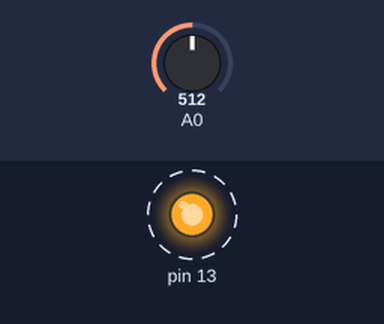
Recording of a sketch running on a simulated Arduino Uno, built with avr-gcc and run on an emulated ATmega328P. Shown: output pins drawn as LEDs (lit = HIGH). Dashed ring = blinking. Inputs (shaded band) come from the test bench; at power-on: A0 = 512. What the sketch prints to the serial monitor is not drawn.

Above: at 0.2 s.
Timing chart, 0 to 3.0 s (numbered marks = the images above):
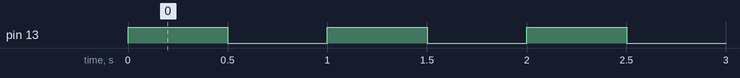

The sketch:

sketch_feb03a.ino
```cpp
void setup() {
  pinMode(13, OUTPUT);
  pinMode(A0, INPUT);
  Serial.begin(9600);
}

void loop() {
  digitalWrite(13, HIGH);
  delay(500);
  digitalWrite(13, LOW);delay(500);
  double d = analogRead(A0);
  d = map(d, 0, 1024, 100, 0);
  Serial.print(d);Serial.println("%");
}
```

Measured:
- by itself, pin 13: alternates HIGH for 0.50 s and LOW for 0.50 s
